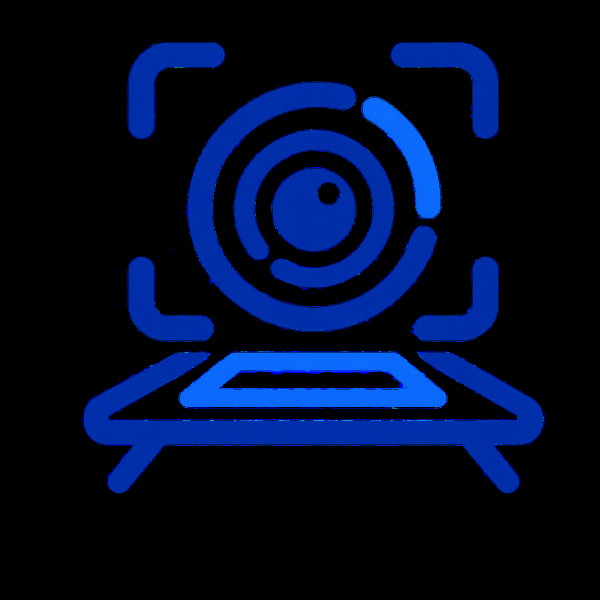
#> input picture assets/branding/visionworkbench-taskbar.png, 1200 x 1200 px (shown at 1/2 size)
$ python -i counter.py   (imports and definitions only)
#> lines starting #> are read from the running program, lines starting #| are printed output that depends on the picture; after the words box and inside, x2 and y2 are one past the last pixel; in counts of white or black regions, pixels touching at a corner belong together
"""通用物体计数（静态计数，文档 §16.2）。

首版使用 OpenCV 传统视觉：灰度 → 自适应阈值 → 形态学开闭 → 轮廓过滤。
算法输出事实（检测框与数量），业务判定由宿主规则引擎完成。
"""

from __future__ import annotations

import math
import time
from typing import Any

import cv2
import numpy as np

DEFAULT_SETTINGS = {
    "minAreaPx": 120,       # 最小目标面积（像素）
    "maxAreaPx": 0,         # 最大目标面积（0 = 不限制）
    "thresholdBlock": 31,   # 自适应阈值窗口（奇数）
    "thresholdC": -12,      # 阈值偏移：T = 局部均值 - C；亮目标用负值，暗目标用正值
    "morphKernel": 3,       # 形态学核大小
    "invert": False,        # 目标比背景暗时置 true
    "classId": "object",
    "className": "物体",
}


class SimpleCounter:
    def __init__(self, settings: dict[str, Any] | None = None):
        merged: dict[str, Any] = dict(DEFAULT_SETTINGS)
        merged.update(settings or {})
        self._validate(merged)
        self.settings = merged
        self.device = "cpu"

    @staticmethod
    def _validate(settings: dict[str, Any]) -> None:
        block = int(settings["thresholdBlock"])
        if block < 3 or block > 401 or block % 2 == 0:
            raise ValueError("thresholdBlock 必须为 3~401 之间的奇数")
        kernel = int(settings["morphKernel"])
        if kernel < 1 or kernel > 31:
            raise ValueError("morphKernel 必须为 1~31")
        if int(settings["minAreaPx"]) < 1:
            raise ValueError("minAreaPx 必须 ≥ 1")

    def process(self, image_path: str) -> dict[str, Any]:
        """对单张图片执行检测，返回 AlgorithmOutput 形状的字典。"""
        started = time.perf_counter()
        data = np.fromfile(image_path, dtype=np.uint8)
        if data.size == 0:
            raise FileNotFoundError("图像文件为空或不存在: %s" % image_path)
        image = cv2.imdecode(data, cv2.IMREAD_COLOR)
#> image is the input picture: shape (1200, 1200, 3); mean B, G, R 39.4, 11.6, 0.4
        if image is None:
            # SEC-004：按真实内容验证，伪装扩展名直接拒绝
            raise ValueError("图像解码失败（文件内容不是有效图片）: %s" % image_path)

        height, width = image.shape[:2]
#> height = 1200; width = 1200
        inference_started = time.perf_counter()

        gray = cv2.cvtColor(image, cv2.COLOR_BGR2GRAY)
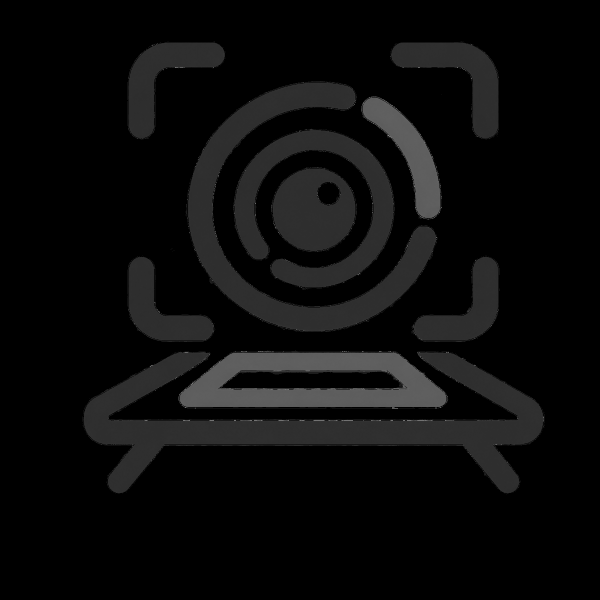
#> gray: shape (1200, 1200) (shown at 1/2 size); min 0, max 179, mean 11.4
        # 中值滤波对背景噪声的抑制优于高斯（保边去噪）
        gray = cv2.medianBlur(gray, 5)
        block = int(self.settings["thresholdBlock"])
        thresh = cv2.adaptiveThreshold(
            gray, 255, cv2.ADAPTIVE_THRESH_GAUSSIAN_C, cv2.THRESH_BINARY, block,
            int(self.settings["thresholdC"]),
        )
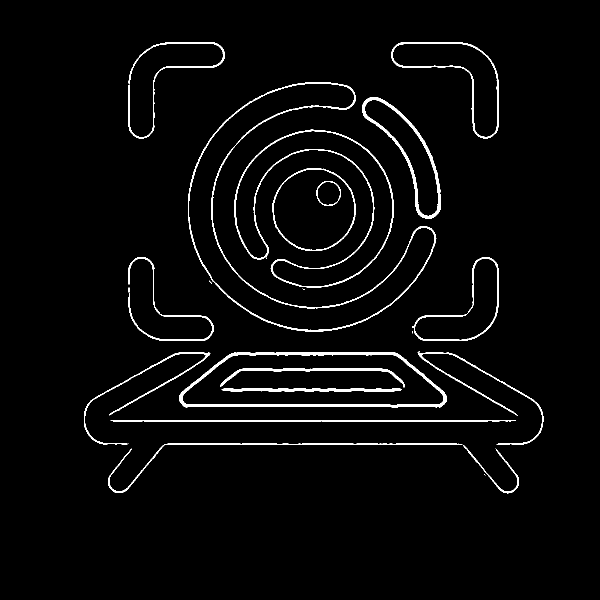
#> thresh: shape (1200, 1200) (shown at 1/2 size); 2.9% white; 27 white regions (9 under 20 px), largest, box (x1, y1, x2, y2) and area: (358, 704, 894, 816) 6082, (376, 164, 873, 663) 5948, (468, 259, 788, 575) 4527
        if bool(self.settings["invert"]):
            thresh = cv2.bitwise_not(thresh)

        kernel = int(self.settings["morphKernel"])
        morph = cv2.getStructuringElement(cv2.MORPH_ELLIPSE, (kernel, kernel))
        mask = cv2.morphologyEx(thresh, cv2.MORPH_OPEN, morph, iterations=2)
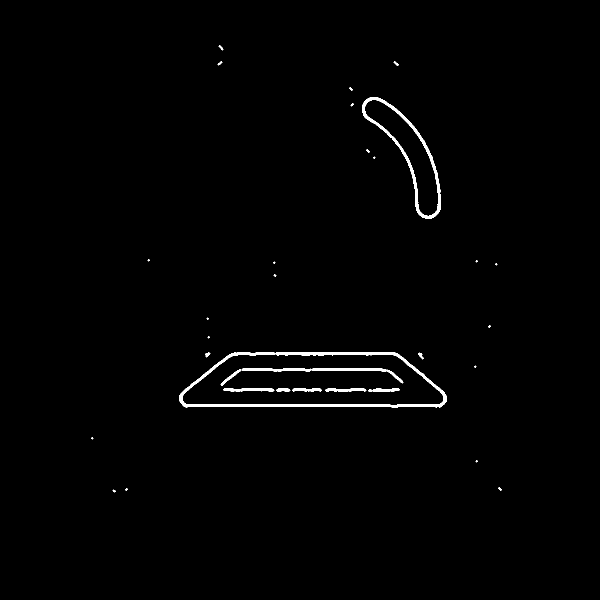
#> mask: shape (1200, 1200) (shown at 1/2 size); 0.95% white; 31 white regions (13 under 20 px), largest, box (x1, y1, x2, y2) and area: (358, 704, 894, 816) 6070, (724, 194, 882, 437) 3366, (441, 736, 807, 772) 1864
        mask = cv2.morphologyEx(mask, cv2.MORPH_CLOSE, morph, iterations=2)
#> mask: shape (1200, 1200); 0.95% white; 31 white regions (13 under 20 px)

        contours, _ = cv2.findContours(mask, cv2.RETR_EXTERNAL, cv2.CHAIN_APPROX_SIMPLE)
#> contours = 25 contours, 15 with area under 20; largest, box (x1, y1, x2, y2) and area: (358, 704, 894, 816) 49256, (724, 194, 882, 437) 13352, (836, 705, 848, 719) 56, (410, 705, 421, 715) 48, (787, 122, 798, 132) 31
        min_area = float(self.settings["minAreaPx"])
        max_area = float(self.settings["maxAreaPx"])

        detections = []
        for contour in contours:
            area = cv2.contourArea(contour)
            if area < min_area:
                continue
            if max_area > 0 and area > max_area:
                continue
            x, y, w, h = cv2.boundingRect(contour)
            if w == 0 or h == 0:
                continue
            aspect = w / h
            if aspect < 0.1 or aspect > 10.0:
                continue
            confidence = _area_confidence(area, min_area)
            detections.append(
                {
                    "classId": self.settings["classId"],
                    "className": self.settings["className"],
                    "confidence": round(confidence, 3),
                    "box": {
                        "x": x / width,
                        "y": y / height,
                        "width": w / width,
                        "height": h / height,
                    },
                }
            )
#> this loop made 25 passes
#> area on passes 7, 8, 23, 24, 25: 56.5, 47.5, 31, 27, 31
#> (contour, area) on passes 3, 19, 22: ([[998, 974], [996, 976], [1001, 981], [1003, 979]], 20), ([[734, 298], [732, 300], [737, 305], [739, 303]], 20), ([[700, 174], [698, 176], [703, 181], [705, 179]], 20)
#> after the loop, detections = 2 items

        detections.sort(key=lambda d: (d["box"]["y"], d["box"]["x"]))
        inference_ms = (time.perf_counter() - inference_started) * 1000.0
        total_ms = (time.perf_counter() - started) * 1000.0

        return {
            "detections": detections,
            "metrics": [
                {"name": "count", "value": len(detections), "unit": "个"},
            ],
            "performance": {
                "inferenceMs": round(inference_ms, 2),
                "totalMs": round(total_ms, 2),
                "device": self.device,
            },
        }


def _area_confidence(area: float, min_area: float) -> float:
    """面积越大越可信：[min_area, 4*min_area] 映射到 [0.55, 0.99]。"""
    ratio = min(area / max(min_area, 1.0), 4.0)
    return 0.55 + 0.44 * (math.sqrt(ratio) / 2.0)

>>> result = SimpleCounter().process('../../assets/branding/visionworkbench-taskbar.png')
#> result = 3 items
